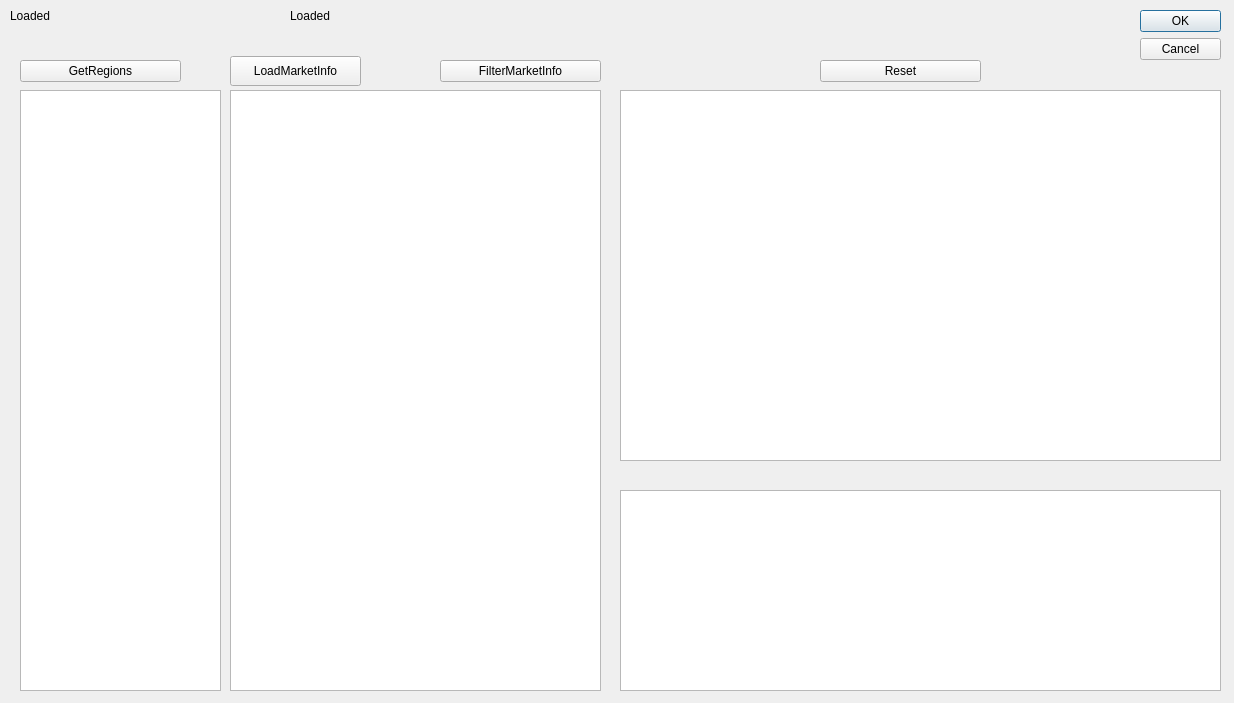
<?xml version="1.0" encoding="UTF-8"?>
<ui version="4.0">
 <class>MarketListView</class>
 <widget class="QDialog" name="MarketListView">
  <property name="geometry">
   <rect>
    <x>0</x>
    <y>0</y>
    <width>1234</width>
    <height>703</height>
   </rect>
  </property>
  <property name="windowTitle">
   <string>Dialog</string>
  </property>
  <widget class="QDialogButtonBox" name="buttonBox">
   <property name="geometry">
    <rect>
     <x>1140</x>
     <y>10</y>
     <width>81</width>
     <height>51</height>
    </rect>
   </property>
   <property name="orientation">
    <enum>Qt::Vertical</enum>
   </property>
   <property name="standardButtons">
    <set>QDialogButtonBox::Cancel|QDialogButtonBox::Ok</set>
   </property>
  </widget>
  <widget class="QPushButton" name="filterMarketInfoButton">
   <property name="geometry">
    <rect>
     <x>440</x>
     <y>60</y>
     <width>161</width>
     <height>22</height>
    </rect>
   </property>
   <property name="text">
    <string>FilterMarketInfo</string>
   </property>
  </widget>
  <widget class="QListWidget" name="listWidget">
   <property name="geometry">
    <rect>
     <x>20</x>
     <y>90</y>
     <width>201</width>
     <height>601</height>
    </rect>
   </property>
  </widget>
  <widget class="QPushButton" name="GetRegions">
   <property name="geometry">
    <rect>
     <x>20</x>
     <y>60</y>
     <width>161</width>
     <height>22</height>
    </rect>
   </property>
   <property name="text">
    <string>GetRegions</string>
   </property>
  </widget>
  <widget class="QListWidget" name="productListWidget">
   <property name="geometry">
    <rect>
     <x>230</x>
     <y>90</y>
     <width>371</width>
     <height>601</height>
    </rect>
   </property>
   <property name="sortingEnabled">
    <bool>true</bool>
   </property>
  </widget>
  <widget class="QTextBrowser" name="productTextBrowser">
   <property name="geometry">
    <rect>
     <x>620</x>
     <y>90</y>
     <width>601</width>
     <height>371</height>
    </rect>
   </property>
  </widget>
  <widget class="QTextBrowser" name="productHistoryTextBrowser">
   <property name="geometry">
    <rect>
     <x>620</x>
     <y>490</y>
     <width>601</width>
     <height>201</height>
    </rect>
   </property>
  </widget>
  <widget class="QLabel" name="statusLabel">
   <property name="geometry">
    <rect>
     <x>10</x>
     <y>0</y>
     <width>281</width>
     <height>31</height>
    </rect>
   </property>
   <property name="text">
    <string>Loaded</string>
   </property>
  </widget>
  <widget class="QLabel" name="itemStatusLabel">
   <property name="geometry">
    <rect>
     <x>290</x>
     <y>0</y>
     <width>451</width>
     <height>31</height>
    </rect>
   </property>
   <property name="text">
    <string>Loaded</string>
   </property>
  </widget>
  <widget class="QPushButton" name="resetButton">
   <property name="geometry">
    <rect>
     <x>820</x>
     <y>60</y>
     <width>161</width>
     <height>22</height>
    </rect>
   </property>
   <property name="text">
    <string>Reset</string>
   </property>
  </widget>
  <widget class="QPushButton" name="loadMarketInfoButton">
   <property name="geometry">
    <rect>
     <x>230</x>
     <y>56</y>
     <width>131</width>
     <height>30</height>
    </rect>
   </property>
   <property name="text">
    <string>LoadMarketInfo</string>
   </property>
  </widget>
 </widget>
 <resources/>
 <connections>
  <connection>
   <sender>buttonBox</sender>
   <signal>accepted()</signal>
   <receiver>MarketListView</receiver>
   <slot>accept()</slot>
   <hints>
    <hint type="sourcelabel">
     <x>248</x>
     <y>254</y>
    </hint>
    <hint type="destinationlabel">
     <x>157</x>
     <y>274</y>
    </hint>
   </hints>
  </connection>
  <connection>
   <sender>buttonBox</sender>
   <signal>rejected()</signal>
   <receiver>MarketListView</receiver>
   <slot>reject()</slot>
   <hints>
    <hint type="sourcelabel">
     <x>316</x>
     <y>260</y>
    </hint>
    <hint type="destinationlabel">
     <x>286</x>
     <y>274</y>
    </hint>
   </hints>
  </connection>
 </connections>
</ui>
